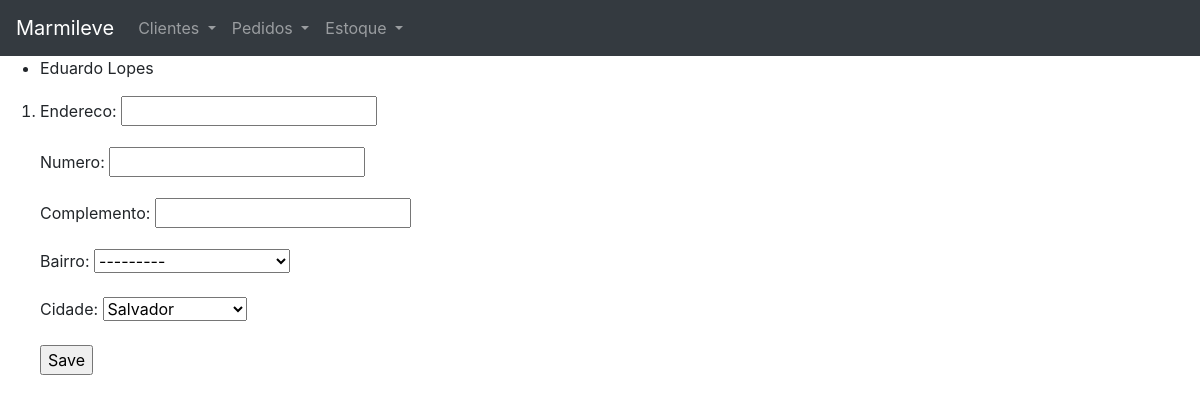
/cliente/cliente_create/1/endereco_create/, run on the app's committed database.
### sitemarmileve/models.py (models this page shows, shortened)
class Cliente(models.Model):
    nome = models.CharField(max_length=200, unique=True)
    email = models.EmailField()
    telefone = models.CharField(max_length=11)
    cpf = models.CharField(max_length=200)

class Frete(models.Model):
    bairro = models.CharField(max_length=200)
    cidade = models.CharField(max_length=200)
    valorfrete = models.FloatField()
    def __str__(self):
        return str(self.bairro)

### sitemarmileve/views.py (the view, shortened to what this page needs)
# urls.py: path('cliente/cliente_create/<int:id>/endereco_create/', endereco_create),
def endereco_create(request, id):
    template_name = 'sitemarmileve/endereco_create.html'
    obj_cliente = get_object_or_404(Cliente, pk=id)
    if request.method == 'GET':
        form = EnderecoForm()
    context = {'obj_cliente': obj_cliente,
               'form': form,
               }
    return render(request, template_name, context)

### sitemarmileve/forms.py
class EnderecoForm(forms.ModelForm):
    bairro = forms.ModelChoiceField(queryset=Frete.objects.all(), to_field_name='bairro')
    cidade = forms.ChoiceField(choices=(('Salvador', 'Salvador'),('Lauro de Freitas', 'Lauro de Freitas')))
    class Meta:
        model = Endereco
        fields = [
            'endereco',
            'numero',
            'complemento',
            'bairro',
            'cidade',
        ]

### sitemarmileve/templates/sitemarmileve/endereco_create.html
{% extends 'sitemarmileve/base.html' %}
{% block content %}
<ul>
    <li>
        {{obj_cliente.nome}}
    </li>
</ul>
<ol>
    <li>
        <form action="." method="POST"> {% csrf_token %}
            {{ form.as_p }}
        <input type="submit" value="Save"/>
</form>
    </li>
</ol>
{% endblock %}

### data on the page
Cliente: nome "Eduardo Lopes"
Frete: bairro "---------"
Frete: cidade "Salvador"
